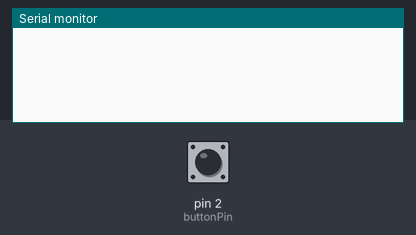
A sketch run on a simulated Arduino Uno, built with avr-gcc and run on an emulated ATmega328P. Parts: the last lines printed to the serial monitor. The test bench sets the inputs (shaded band); at power-on: pin 2 (buttonPin) HIGH.

Above: at 1.2 s.
1.3 s: pin 2 (buttonPin) pulled LOW for 0.15 s
At 2.0 s:
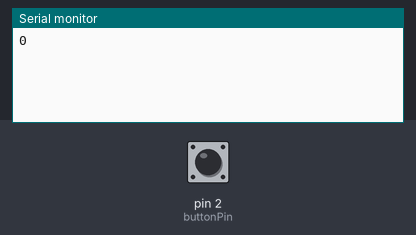
2.9 s: pin 2 (buttonPin) pulled LOW for 1 s
At 5.1 s:
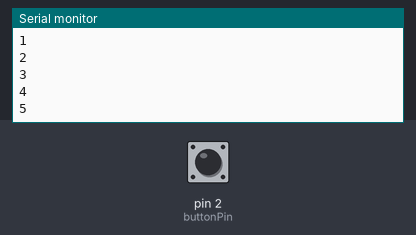
5.4 s: pin 2 (buttonPin) pulled LOW for 0.15 s
At 6.4 s:
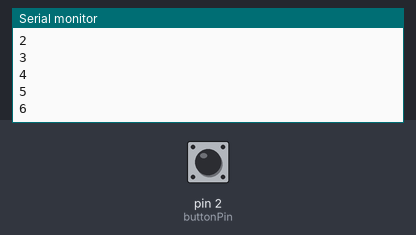
Timing chart, 0 to 8.4 s (numbered marks = the images above; inputs shaded):
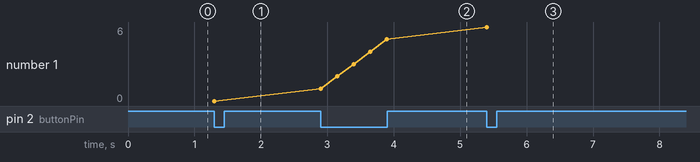

Measured:
- after the input at 1.3 s, the serial monitor: prints a new line at once (image 1)
- after the input at 2.9 s, the serial monitor: prints a new line at once (image 2)
- after the input at 5.4 s, the serial monitor: prints a new line at once (image 3)
- plotted number 1: 0 → 5 after the input at 2.9 s, 5 → 6 after the input at 5.4 s

The sketch:

code.ino
```cpp
const int buttonPin = 2;
unsigned long previousMillis = 0;
unsigned long interval = 250;
unsigned int count = 0;

void setup(){
  Serial.begin(9600);
  pinMode(buttonPin, INPUT_PULLUP);
}

void loop(){
  unsigned long currentMillis = millis();
  bool buttonState = digitalRead(buttonPin);

  if(buttonState == LOW && currentMillis - previousMillis >= interval){
    Serial.println(count);
     count++;
    if(count == 10){
      count = 0;
    }
    previousMillis = currentMillis;
  }
}
    
```
